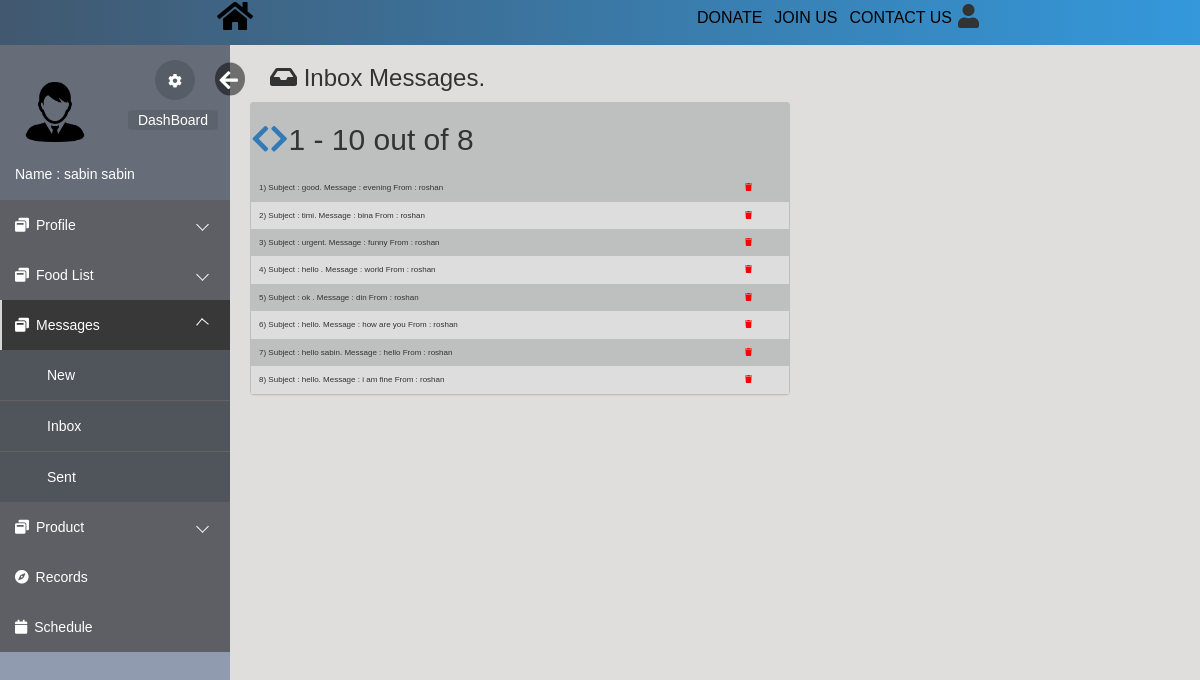
/inbox.php (signed in), run on the app's committed database.
### tables this page shows
CREATE TABLE `messages` (
  `message_id` int(10) UNSIGNED NOT NULL,
  `msg_to` varchar(20) DEFAULT NULL,
  `msg_from` varchar(20) DEFAULT NULL,
  `subject` varchar(30) DEFAULT NULL,
  `message` varchar(255) DEFAULT NULL,
  `date` timestamp NULL DEFAULT CURRENT_TIMESTAMP ON UPDATE CURRENT_TIMESTAMP
);

### html/inbox.php (the view, shortened to what this page needs)
<?php
$pos=null;
 ?>
<!DOCTYPE html>
<html lang="en">
<head>
    <link rel="stylesheet" href="https://maxcdn.bootstrapcdn.com/bootstrap/3.3.6/css/bootstrap.min.css">
    <link rel="stylesheet" href="https://maxcdn.bootstrapcdn.com/font-awesome/4.6.3/css/font-awesome.min.css">
    <link rel="stylesheet" href="../css/loginindex.css">
    <link rel="stylesheet" href="css/editprofile.css">
    <link rel="stylesheet" href="css/index.css">
    <link rel="stylesheet" href="https://use.fontawesome.com/releases/v5.3.1/css/all.css">
</head>
<body>
    <div class="navbars">
        <div class="nav0">
            <a href="../index.html"><i class="fa fa-home fa-2x" aria-hidden="true"></i></a>
        </div>
        <div class="navbars1">
            <div class="nav3"><i class="fa fa-user fa-3x"></i>
            </div>
            <div class="nav4"><a href="">CONTACT US</a></div>
            <div class="nav2"><a href="login.php">JOIN US</a></div>
            <div class="nav1"><a href="">DONATE</a></div>
        </div>
    </div>
    <div class="body_wrapper">
        <div class="sidemenu" id="mySidebar">
            <ul>
                <div class="me userBg">
                <div class="images">
                    <img style="margin-top:22px" src="files/<?php if($_SESSION['pic']==null){echo 'user.png';}else{ echo $_SESSION['pic'];}?>" width="60";>
                    </div>
                    <div class="myinfo">
                        <p class="name">Name :<?php echo $_SESSION['name']?></p>
                    </div>
                    <button class="setting">
                        <a href="editprofile.php"><i class="fa fa-cog" aria-hidden="true"></i></a>
                    </button>
                    <a id="hide" href="#" onclick="closeNav()"><i class="fa fa-arrow-left" aria-hidden="true"></i></a>
                    <button class="cloud">
                        <a href="index.php">DashBoard</a>
                    </button>
                </div>
                <li class="dropdown">
                    <a href="#"><span class="icon"><i class="fa fa-window-restore"></i></span><span>Profile</span></a>
                </li>
                <li class="dropdown">
                    <a href="#"><span class="icon"><i class="fa fa-window-restore"></i></span><span>Food List</span></a>
                </li>
                <li class="dropdown active">
                    <a href="#"><span class="icon"><i class="fa fa-window-restore"></i></span><span>Messages</span></a>
                    <ul>
                        <li><a href="new.php"><span class="icon"></span><span>New</span></a></li>
                        <li><a href="#"><span class="icon"></span><span>Inbox</span></a></li>
                        <li class=""><a href="sent.php"><span class="icon"></span><span>Sent</span></a></li>
                    </ul>
                </li>
                <li class="dropdown">
                    <a href="#"><span class="icon"><i class="fa fa-window-restore"></i></span><span>Product</span></a>
                    </li>
                <li><a href="records.php"><span class="icon"><i class="fa fa-compass"></i></span><span>Records</span></a></li>
                <li><a href="schedule.php"><span class="icon"><i class="fa fa-calendar"></i></span><span>Schedule</span></a></li>
            </ul>
        </div>
        <div class="container">
            <div class="col-md-6 col-sm-9 contains">
            <h3 style="margin-left:20px;"><i class="fa fa-inbox" aria-hidden="true"></i> Inbox Messages.</h3>
                <div class="panel profile-panel">
                <h2>
                    <?php
                    $from=$_SESSION['username'];
                          $sql = "SELECT * from `messages` where `msg_to`='$from'";
                            require_once("DBConnect.php");
                            $resulttotal = $conn-> query($sql);
                            $total = mysqli_num_rows($resulttotal);?>
              <?php if($pos==null){$pos=0;}?>
              <?php if($pos>0){?>
              <a style="float:left;" href="sent.php?pos=<?php echo $pos-10;?>"><i class="fa fa-chevron-left"></i></a>
              <?php }else { ?>
              <a style="float:left;"><i class="fa fa-chevron-left"></i></a>
              <?php }
              if($pos<$total && $total-$pos>10){ ?>
              <a style="float:left;" href="sent.php?pos=<?php echo $pos+10;?>"><i class="fa fa-chevron-right"></i></a>
              <?php } else { ?>
                <a style="float:left;"><i class="fa fa-chevron-right"></i></a>
              <?php } ?>
              <p style="margin:8px 0 0 5px;"><?php echo ($pos+1)." - ".($pos+10);?> out of <?php echo $total?></p>
              </h2>
                    <table>
    <?php
    $count=1;
    require_once("DBConnect.php");
    $from=$_SESSION['username'];
        $sql = "SELECT * from `messages` WHERE `msg_to`='$from' ORDER BY `message_id` DESC";
	$result = $conn-> query($sql);
	if($result-> num_rows >0){
            $del_count=0;
            while($del_count<20 &&  $row = $result-> fetch_assoc()){
                echo "<tr><td>".$count.") Subject : ".$row["subject"].". Message : ".$row["message"]." From : ".$row["msg_from"]." "."</td>";
                ?>
                 <td>
                <a onclick="return confirm('Are you sure you want to delete this message?')" href="delete_message.php?msgid=<?= $row['message_id'];?>"><i style="color: red;" class="fa fa-trash" aria-hidden="true"></i></a>
            </td></tr>
            <?php
                $count++;
               $del_count++;
            }}else{
                echo "<tr><td>No Messages</td></tr>";
            }
        echo "</table>";
        ?>
                </div>
            </div>
        </div>
    </div>
</body>
</html>

### css/loginindex.css (style rules this page uses)
* { margin: 0; padding: 0; font-family: sans-serif; list-style: none; text-decoration: none; }
.me #hide, .me #show { position: absolute; transform: scale(1.5); right: -60px; bottom: 95px; width: 20px; padding-top: 2px; padding-left: 3px; color: #FFF; border-radius: 0%; border-style: initial; border-radius: 50%; background: rgba(0, 0, 0, 0.5); }
#mySidebar { transition: 0.4s; }

### html/css/editprofile.css (style rules this page uses)
.sidemenu { float: left; }
.me { position: relative; width: calc(100% - 50px); height: 140px; padding: 15px 25px; margin-bottom: 15px; }
.me .setting { position: absolute; right: -15px; bottom: 85px; width: 40px; height: 40px; padding-top: 2px; color: #FFF; border-radius: 100%; border-style: none; background: rgba(0, 0, 0, 0.15); }
.me .setting a, .me .cloud a { color: #fff; }
.me .cloud { position: absolute; right: -38px; bottom: 55px; height: 20px; color: #FFF; border-style: none; border-radius: 10%; background: rgba(0, 0, 0, 0.09); }
.me .cloud a { padding: 15px 10px 15px 10px; }
.me .myinfo { position: absolute; left: 40px; bottom: 1px; font-size: 14px; color: #FFF; }
.myinfo .name { margin: 0 0 0 -25px; }
.profile-panel { margin-top: 2%; background-color: rgb(190, 192, 192); }
.navbars { display: flex; flex-direction: row; flex-wrap: wrap-reverse; font-size: 1.1rem; justify-content: space-around; background: #2c3e50; background: -webkit-linear-gradient(to left, #3498db, #41586f); background: linear-gradient(to left, #3498db, #41586f); padding-top: 10px; height: 45px; }
.navbars1 { display: flex; flex-direction: row-reverse; flex-wrap: wrap-reverse; font-size: 1.1rem; }
.navbars a { text-decoration: none; color: black; font-size: 1.6rem; font-family: 'Franklin Gothic Medium', 'Arial Narrow', Arial, sans-serif; padding: 6px; }
.navbars>div { margin: 2px; margin-bottom: 10px; margin-right: 1%; margin-top: 4px; text-align: center; font-size: 0.8rem; z-index: 999; }
.navbars .nav3, .navbars .nav0 { margin-top: -3px; cursor: pointer; position: relative; z-index: 3; }

### html/css/index.css (style rules this page uses)
*, *::after, *::before { padding: 0px; margin: 0px; box-sizing: border-box; }
body { font-family: "Quicksand", "SolaimanLipi", sans-serif; font-size: 14px; }
.body_wrapper { width: 100%; height: 100%; background: #e0dddd; overflow: hidden; }
.sidemenu { float: left; width: 230px; height: calc(100vh - 50px); background: #909bb0; scrollbar-width: none; }
.sidemenu>ul { background: #666d78; }
.sidemenu>ul>li>a { display: block; position: relative; color: #fff; text-decoration: none; padding: 15px; background: rgba(87, 83, 83, 0.5); }
.sidemenu>ul>li>a>span { margin-right: 7px; }
.sidemenu>ul>li.active>a { background: #383838; color: #ffffff; }
.sidemenu>ul>li.active>a::before { display: block; position: absolute; content: ""; height: 100%; left: 0; top: 0; width: 2px; background-color: #d6d6d6; }
.sidemenu>ul>li>ul>li+li { border-top: 1px solid #695f5f; }
.sidemenu>ul>li>ul>li>a { text-decoration: none; display: block; width: 100%; color: #fff; padding: 15px; background: #50555c; padding-left: 40px; }
.sidemenu>ul>li>ul>li>a>span { margin-right: 7px; }
.sidemenu>ul>.dropdown>a { position: relative; display: block; }
.sidemenu>ul>.dropdown>a::after { content: ""; position: absolute; top: 40%; right: 10%; display: block; height: 9px; width: 9px; border-left: 1px solid #fff; border-bottom: 1px solid #fff; transition: 0.5s; transform: rotate(-45deg); }
.sidemenu>ul>.dropdown>ul { overflow: hidden; transform: 0.3s; transition: 0.3s; height: 0px; }
.sidemenu>ul>.dropdown-open>a { background: #49415482; }
.sidemenu>ul>.dropdown-open>a::after { transform: rotate(130deg); }
.sidemenu>ul>.dropdown-open>ul { transition: all 0.2s; }

### html/inbox.php (style rules this page uses)
.panel table { margin-top: 18px; font-family: arial, sans-serif; border-collapse: collapse; width: 100%; }
.panel td, .panel th { border: 0px solid #dddddd; text-align: left; padding: 8px; }
.panel tr:nth-child(even) { background-color: #dddddd; }
@media only screen and (max-width: 1300px) { .panel td,.panel th { font-size: 8px; } }
.contains { margin-left:5px; }

### data on the page
messages: subject "good", message "evening", msg_from "roshan"
messages: subject "timi", message "bina", msg_from "roshan"
messages: subject "urgent", message "funny", msg_from "roshan"
messages: subject "hello", message "world", msg_from "roshan"
messages: subject "ok", message "din", msg_from "roshan"
messages: subject "hello", message "how are you", msg_from "roshan"
messages: subject "hello sabin", message "hello", msg_from "roshan"
messages: subject "hello", message "i am fine", msg_from "roshan"

### other printed values
$_SESSION['name'] "sabin sabin"
$pos+1 "1"
$pos+10 "10"
$total "8"
